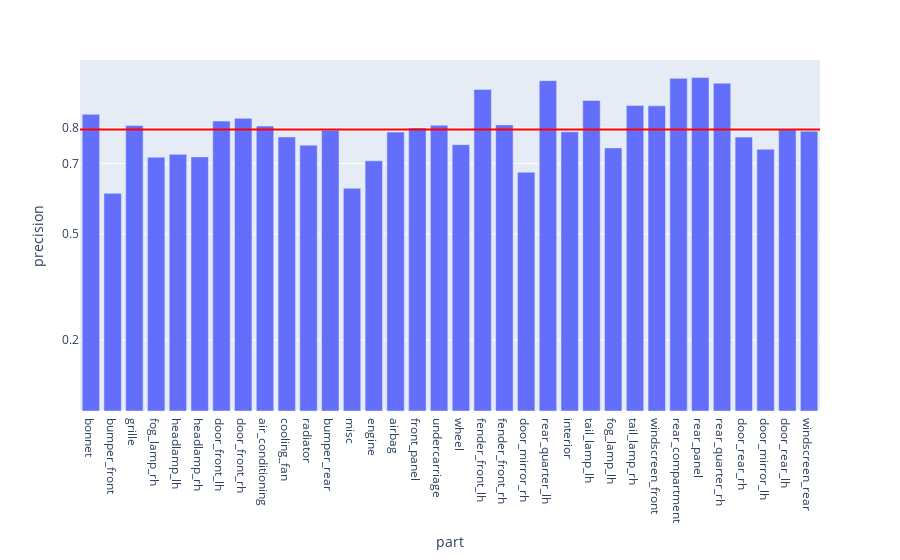

The cell this chart's notebook holds for it:
### Code cell
fig = px.bar(evalMetrics, x = 'part', y = 'precision')

fig.add_hline(y=avgPrecision, line_width=2, line_color="red")

fig.update_layout(
    yaxis = dict(
        tickmode = 'array',
        tickvals = [np.format_float_positional(avgPrecision, 2), 0.2, 0.5, 0.7],
    )
)
fig

### Figure 1 — Plotly figure (JSON) as saved in the notebook; plotly's stock layout.template omitted (floating-point values rounded to 4 significant figures)
{"data": [{"alignmentgroup": "True", "hovertemplate": "part=%{x}<br>precision=%{y}<extra></extra>", "legendgroup": "", "marker": {"color": "#636efa", "pattern": {"shape": ""}}, "name": "", "offsetgroup": "", "orientation": "v", "showlegend": false, "textposition": "auto", "type": "bar", "x": ["bonnet", "bumper_front", "grille", "fog_lamp_rh", "headlamp_lh", "headlamp_rh", "door_front_lh", "door_front_rh", "air_conditioning", "cooling_fan", "radiator", "bumper_rear", "misc", "engine", "airbag", "front_panel", "undercarriage", "wheel", "fender_front_lh", "fender_front_rh", "door_mirror_rh", "rear_quarter_lh", "interior", "tail_lamp_lh", "fog_lamp_lh", "tail_lamp_rh", "windscreen_front", "rear_compartment", "rear_panel", "rear_quarter_rh", "door_rear_rh", "door_mirror_lh", "door_rear_lh", "windscreen_rear"], "xaxis": "x", "y": [0.8387, 0.6154, 0.807, 0.7173, 0.7255, 0.7184, 0.8196, 0.8273, 0.8055, 0.7747, 0.7516, 0.7934, 0.6297, 0.7073, 0.7886, 0.8, 0.8076, 0.7529, 0.9091, 0.8088, 0.675, 0.9339, 0.7894, 0.878, 0.7439, 0.864, 0.8626, 0.9404, 0.9427, 0.9268, 0.7744, 0.7401, 0.795, 0.7911], "yaxis": "y"}], "layout": {"barmode": "relative", "legend": {"tracegroupgap": 0}, "margin": {"t": 60}, "shapes": [{"line": {"color": "red", "width": 2}, "type": "line", "x0": 0, "x1": 1, "xref": "x domain", "y0": 0.7957, "y1": 0.7957, "yref": "y"}], "xaxis": {"anchor": "y", "domain": [0, 1], "title": {"text": "part"}}, "yaxis": {"anchor": "x", "domain": [0, 1], "tickmode": "array", "tickvals": ["0.8", 0.2, 0.5, 0.7], "title": {"text": "precision"}}}}
